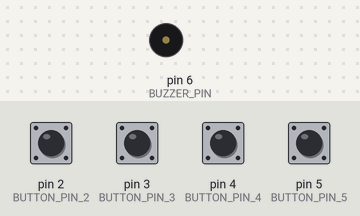
Recording of a sketch running on a simulated Arduino Uno, built with avr-gcc and run on an emulated ATmega328P. Parts: buzzer (waves = sounding). Inputs (shaded band) come from the test bench; at power-on: pin 2 (BUTTON_PIN_2), pin 3 (BUTTON_PIN_3), pin 4 (BUTTON_PIN_4), pin 5 (BUTTON_PIN_5) HIGH.

Above: at 1.2 s.
1.3 s: pin 2 (BUTTON_PIN_2) pulled LOW for 1 s
At 1.4 s:
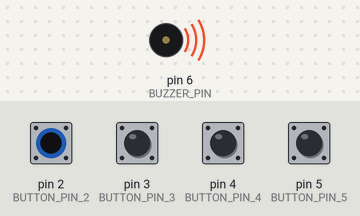
Timing chart, 0 to 4.3 s (numbered marks = the images above; inputs shaded):
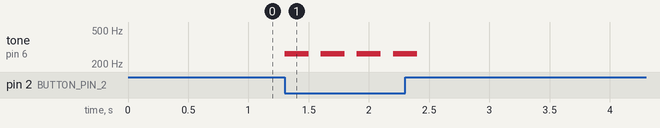

Measured:
- after the input at 1.3 s, tone on pin 6 (BUZZER_PIN): alternates 262 Hz for 0.20 s and silent for 0.10 s, 8 changes in all, then stays silent, starting at once

The sketch:

button_and_buzzer.ino
```cpp
#define BUTTON_PIN_2 2  // Pino do botão 1
#define BUTTON_PIN_3 3  // Pino do botão 2
#define BUTTON_PIN_4 4  // Pino do botão 3
#define BUTTON_PIN_5 5  // Pino do botão 4
#define BUZZER_PIN 6    // Pino do buzzer

void setup() {
  pinMode(BUTTON_PIN_2, INPUT_PULLUP);
  pinMode(BUTTON_PIN_3, INPUT_PULLUP);
  pinMode(BUTTON_PIN_4, INPUT_PULLUP);
  pinMode(BUTTON_PIN_5, INPUT_PULLUP);
  pinMode(BUZZER_PIN, OUTPUT);
}

void loop() {
  if (digitalRead(BUTTON_PIN_2) == LOW) {
    playTone(262); // Tocar som correspondente ao botão 1 (C4)
  } else if (digitalRead(BUTTON_PIN_3) == LOW) {
    playTone(330); // Tocar som correspondente ao botão 2 (e4)
  } else if (digitalRead(BUTTON_PIN_4) == LOW) {
    playTone(392); // Tocar som correspondente ao botão 3 (g4)
  } else if (digitalRead(BUTTON_PIN_5) == LOW) {
    playTone(523); // Tocar som correspondente ao botão 4 (g5)
  }
}

void playTone(int frequency) {
  tone(BUZZER_PIN, frequency, 200); // Toca o som com a frequência especificada por 200ms
  delay(300); // Aguarda 500ms para evitar toques consecutivos
}
```
